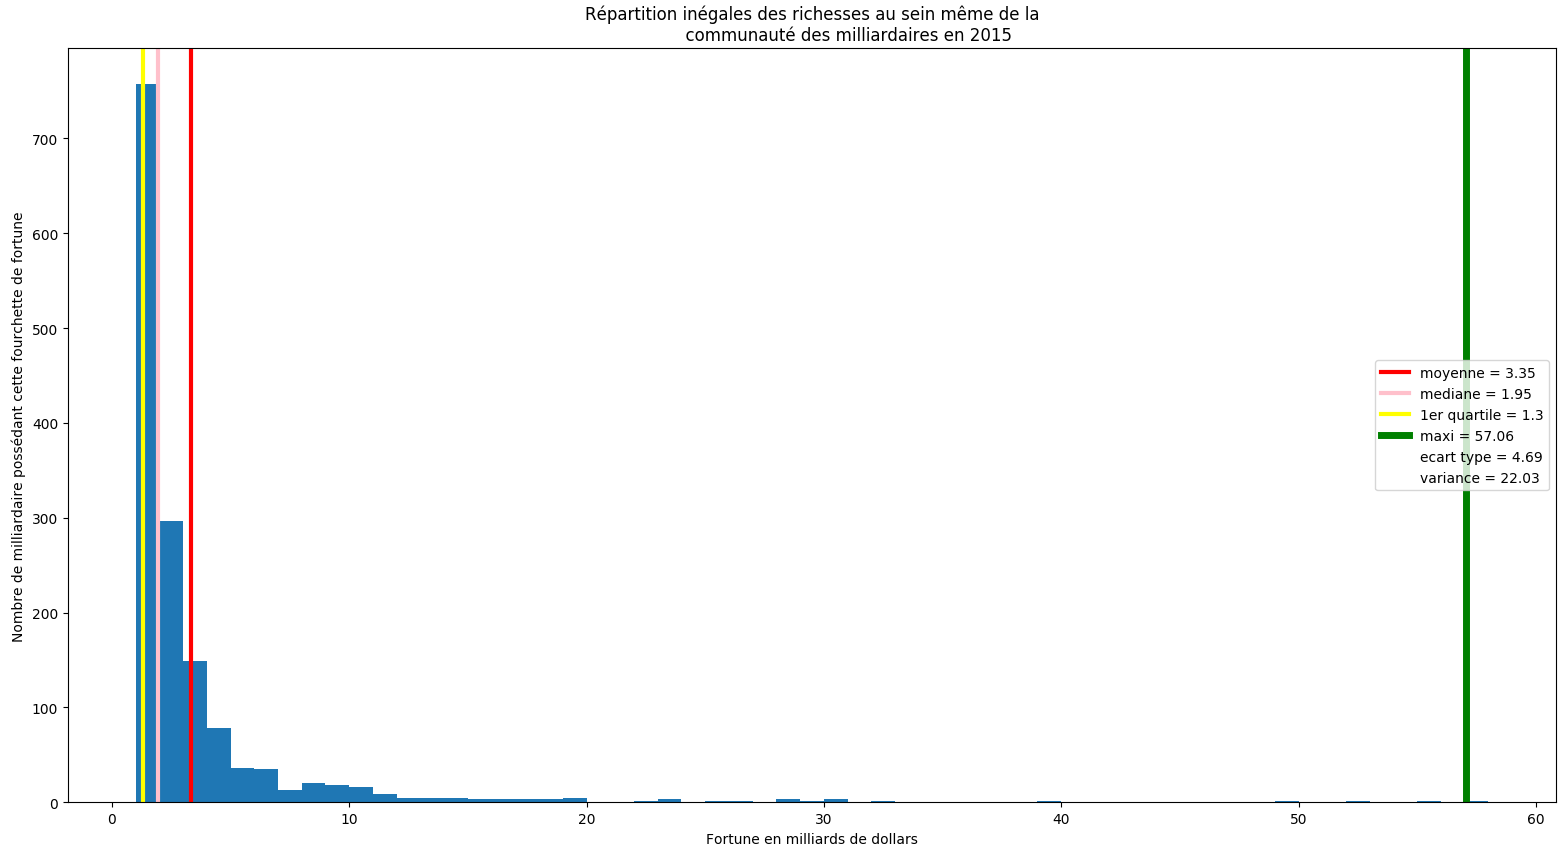

The Python source for this figure:
"""
histogramme.py

Pourquoi ? :
Ce module va construire un histogramme liant les milliardaires en fonction de
leurs fortunes. Ainsi nous pourrons observer les inégalités entre eux.

"""
import sys
import numpy as np
import matplotlib.pyplot as pyplot
sys.path.append(".")
from numpy_saver_and_loader import load

def display_histo(plt):
    """
    Gère les appels des fonctions qui vont créer l'histogramme

    Args:
        plt : afin de créer une seconde figure sur le même plt que la carte
        qui elle, sera la figure 1

    """
    # On importe les dictionnaires préalablements sauvegardés avec
    # numpy_saver_and_loader
    fortunes = load('fortunes')
    # On appelle chaque fonction
    init(plt, fortunes)
    values_histo = calc(fortunes)
    plot(values_histo, plt, fortunes)

def init(plt, fortunes):
    """
    Crée la figure, lui donne un titre, puis défini les valeurs à placer sur
    les axes de l'histogramme à partir des valeurs min et max de la liste
    contenant les fortunes

    Args:
        plt : afin de pouvoir agir sur l'objet
        fortunes : contient la liste des fortunes de milliardaires

    """
    fig = plt.figure()
    fig.canvas.set_window_title("Histogramme")
    # Etendue de l'histogramme et mise en place de celui-ci
    mini = int(min(fortunes))
    maxi = int(max(fortunes) + 2)
    scope = list(range(mini, maxi, 1))
    plt.hist(fortunes, bins=scope)
    plt.xlabel("Fortune en milliards de dollars")
    plt.ylabel("Nombre de milliardaire possédant cette fourchette de fortune")
    plt.title("""Répartition inégales des richesses au sein même de la
              communauté des milliardaires en 2015""")


def calc(fortunes):
    """
    Calcule et retourne les données qui seront nécessaires pour construire
    l'histogramme en se basant sur les valeurs de fortunes

    Args:
        fortunes : contient la liste des fortunes de milliardaires

    Returns:
        values_histo : [moyenne, mediane, quartile, ecart_type, variance]

    """
    # Calculs et affichage des valeurs remarquables
    # Tri par ordre croissant afin de calculer plus facilement
    fortunes.sort()
    moyenne = round(sum(fortunes)/len(fortunes), 2)
    mediane = round(np.median(fortunes), 2)
    quartile = round(np.median(fortunes[:int(len(fortunes) / 2)]), 2)
    ecart_type = round(np.std(fortunes), 2)
    variance = round(np.var(fortunes), 2)
    values_histo = [moyenne, mediane, quartile, ecart_type, variance]
    return values_histo

def plot(values_histo, plt, fortunes):
    """
    Crée la légende de l'histogramme en se basant sur les valeurs calculées
    dans calc et sur la valeur maximum de fortunes.

    Args:
        values_histo : contient la liste des valeurs calulées dans calc
        plt : afin de pouvoir agir sur l'objet
        fortunes : contient la liste des fortunes de milliardaires

    """
    moyenne, mediane, quartile, ecart_type, variance = values_histo
    plt_moyenne = plt.axvline(x=moyenne, linewidth=3, color='r')
    plt_mediane = plt.axvline(x=mediane, linewidth=3, color='pink')
    plt_quartile = plt.axvline(x=quartile, linewidth=3, color='yellow')
    plt_maxi = plt.axvline(x=max(fortunes), linewidth=5, color="green")
    # Affichage nul sur la figure mais nécessaire pour construire la légende
    plt_ecart_type = plt.axvline(x=0, linewidth=0, color='black')
    plt_variance = plt.axvline(x=0, linewidth=0, color='black')
    plt.legend([plt_moyenne,
                plt_mediane,
                plt_quartile,
                plt_maxi,
                plt_ecart_type,
                plt_variance], [
                    'moyenne = {}'.format(moyenne),
                    'mediane = {}'.format(mediane),
                    '1er quartile = {}'.format(quartile),
                    'maxi = {}'.format(round(max(fortunes), 2)),
                    'ecart type = {}'.format(ecart_type),
                    'variance = {}'.format(variance)], loc='right')


if __name__ == '__main__':
    display_histo(pyplot)
    pyplot.show()
    #pyplot.savefig("histogramme.png")
